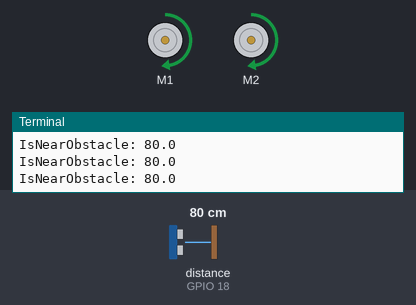
A program run on a simulated Raspberry Pi (BCM pin numbers). Parts: 2 × DC motor (green arrow = forward, orange = backward, longer = faster), the last lines printed to the terminal. The inputs (shaded band) are chosen by the test bench; at power-on: distance to the obstacle (sensor on GPIO 18) 80 cm. The echo pulse lasts 58.3 µs per cm; motors are numbered in the order the program creates them (left before right in a Robot).

Above: at 1.2 s.
1.3 s: distance to the obstacle (sensor on GPIO 18) set to 17 cm
2.8 s: distance to the obstacle (sensor on GPIO 18) set to 13 cm
At 3.4 s:
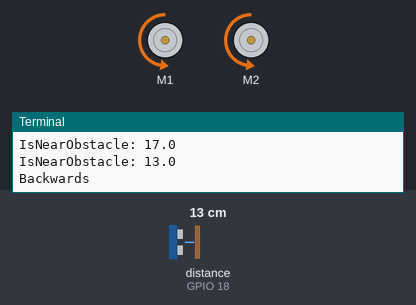
At 4.1 s:
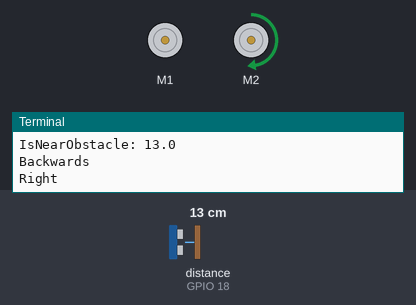
Timing chart, 0 to 11.8 s (numbered marks = the images above; inputs shaded):
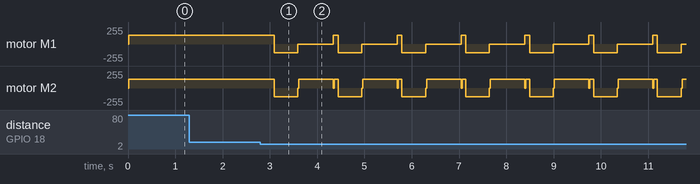

Measured:
- the behaviour switches between 15 and 14 cm on distance to the obstacle (sensor on GPIO 18) (found by bisection; images 0 and 1)

The program:

RaspberryAvoidance.py
```python
import time  # Import the Time library
from gpiozero import CamJamKitRobot, DistanceSensor  # Import Ultrasonic Library
from gpiozero import CamJamKitRobot, LineSensor # Import Infrared Library

# Define GPIO pins to use for the infrared/ultrasoinic sensor
pintrigger = 17
pinecho = 18
pinLineFollower = 25

# Define robot and sensors
robot = CamJamKitRobot()
linesensor = LineSensor(pinLineFollower)
sensor = DistanceSensor(pinecho, pintrigger)

# Ultrasonic Variables
hownear = 15.0 # How close the robot can get to an object
reversetime = 0.5 # How long (time) robot will reverse after detection
turntime = 0.75 # How long (time) robot will rotate after reversing

# Infrared Variables
direction = True  # The direction the robot will turn - True = Left
isoverblack = True  # A flag to say the robot can see a black line
linelost = False  # A flag that is set if the line has been lost

# Set the relative speeds of the two motors (0.0 - 1.0)
leftmotorspeed = 0.5
rightmotorspeed = 0.5

# Define directions of robot
motorforward = (leftmotorspeed, rightmotorspeed)
motorbackward = (-leftmotorspeed, -rightmotorspeed)
motorleft = (leftmotorspeed, 0)
motorright = (0, rightmotorspeed)

# Fuction for when line is seen
def lineseen():
    global isoverblack, linelost
    print("The line has been found.")
    isoverblack = True
    linelost = False
    robot.value = motorforward

# Function for when line is not seen
def linenotseen():
    global isoverblack
    print("The line has been lost.")
    isoverblack = False

# Function to return true if the ultrasonics detects an obstacle
def isnearobstacle(localhownear):
    distance = sensor.distance * 100

    print("IsNearObstacle: " + str(distance))
    if distance < localhownear:
        return True
    else:
        return False

# Function to search for black line
def findpath():
    global direction, linelost
    robot.stop()

    print("Seeking new path")

    seeksize = 0.25  # Turn for 0.25s
    seekcount = 1  # A count of times the robot has looked for the line
    maxseekcount = 8  # The maximum # of times needed to seek (360 degrees)

    # Turn the robot left then right until it finds the line
    # Or we have looked long enough
    while seekcount <= maxseekcount:
        # Set the seek time
        seektime = seeksize * seekcount

        # Start the motors turning in a direction
        if direction:
            print("Looking left")
            robot.value = motorleft
        else:
            print("Looking Right")
            robot.value = motorright

        # Save the time it is now
        starttime = time.time()

        # While the robot is turning for seektime seconds,
        # check to see whether the line detector is over black
        while (time.time() - starttime) <= seektime:
            if isoverblack: # If a line has been seen that is not in the direction of an obstacle
                robot.value = motorforward
                # Exit the seekline() function returning
                return True

        robot.stop() # The robot has not found the black line yet, so stop
        seekcount += 1 # Increase the seek count
        direction = not direction # Change direction

    # The line wasn't found, so return False
    robot.stop()
    print("The line has been lost - relocate your robot")
    linelost = True
    return False

# Tell the program what to do with a line is seen / not seen
# Call on the seen / not seen functions
linesensor.when_line = lineseen
linesensor.when_no_line = linenotseen

# Function to avoid obstacle
def avoidobstacle():
    # Back off a little
    print("Backwards")
    robot.value = motorbackward
    time.sleep(reversetime)
    robot.stop()

    # Turn right
    print("Right")
    robot.value = motorright
    time.sleep(turntime)
    robot.stop()

# Main iterative loop
try:
    while True:
        robot.value = motorforward
        time.sleep(0.1) # Check every 0.1s if obstacle is near or line is lost
        if isnearobstacle(hownear):
            avoidobstacle()
        if not isoverblack and not linelost:
            findpath()

# If you press CTRL+C, cleanup and stop
except KeyboardInterrupt:
    robot.stop()
```
